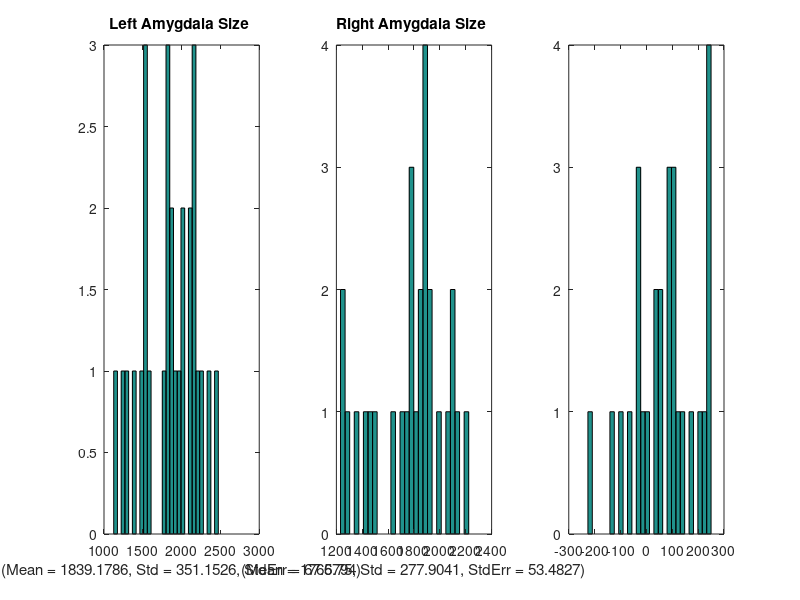

MATLAB code for this plot: (Note: this script raises an error after producing the figure.)
%Resampling_kyle.m
%This is a basic script to show you the ins and outs of bootstrapping and jackknifing.

%Here is the actual Data
left_amygdala = [1848;1571;2199;1849;1802;1982;2473;1366;1253;1125;1815;1292;1470;2158;1795;1538;1941;2235;2361;1841;1549;2091;2093;1531;2004;2145;2021;2149;];
right_amygdala = [1886;1476;2105;1886;1867;1765;2223;1356;1279;1259;1780;1232;1491;1909;1742;1764;1827;2053;2149;1727;1651;1857;1984;1409;1907;2099;1882;1904;];

%Some information
n_samples = 1000;  %This is the number of random samples for bootstrapping, make it smaller if it takes too long, bigger for nicer pics
n_subjects = 28;
difference = left_amygdala-right_amygdala;
[significance p_value] = ttest(difference, zeros(n_subjects,1));  %Just a regular paired t-test
t_value = tinv(p_value,n_subjects-1);  

%Plot the actual data
figure;
    subplot(1,3,1);
        hist(left_amygdala,n_subjects);
            title('Left Amygdala Size ');
            xlabel(['(Mean = ' num2str(mean(left_amygdala)) ', Std = ' num2str(std(left_amygdala)) ', StdErr = ' num2str(std(left_amygdala)/sqrt(n_subjects-1)) ')']);
    subplot(1,3,2);
        hist(right_amygdala,n_subjects);
            title('Right Amygdala Size ');
            xlabel(['(Mean = ' num2str(mean(right_amygdala)) ', Std = ' num2str(std(right_amygdala)) ', StdErr = ' num2str(std(right_amygdala)/sqrt(n_subjects-1)) ')']);
    subplot(1,3,3);
        hist(difference,n_subjects);
            title(['Size Difference (t(' num2str(n_subjects-1) ') = ' num2str(t_value) ', p = ' num2str(P) ')']);
            xlabel(['(Mean = ' num2str(mean(difference)) ', Std = ' num2str(std(difference)) ', StdErr = ' num2str(std(difference)/sqrt(n_subjects-1)) ')']);


%--------------------------------------------------------------
%Bootstrap Analysis
%--------------------------------------------------------------
            
%Combine data and run the bootstrap                   
both = [left_amygdala right_amygdala];
[stat ids] = bootstrp(n_samples,'mean',both);
boot_mean = mean(stat)
boot_std_err = std(stat)  %Why is this the standard Error when it is computing the standard deviation?
figure; hist(stat,100);    

%Differences for each bootstrap
diff_boot = stat(:,1) - stat(:,2);
diff_mean = mean(diff_boot)
diff_std_err = std(diff_boot)
p_boot = length(find(diff_boot < 0))/n_samples;  %Why does this compute the p-value?
figure; hist(diff_boot,100);

%Plot them all like above
figure;
    subplot(1,3,1);
        hist(stat(:,1),100);
            title('Left Amygdala Bootstrapped Means');
            xlabel(['(Mean = ' num2str(mean(stat(:,1))) ', Std = ' num2str(std(stat(:,1))) ')']);
    subplot(1,3,2);
        hist(stat(:,2),100);
            title('Right Amygdala Bootstrapped Means');
            xlabel(['(Mean = ' num2str(mean(stat(:,2))) ', Std = ' num2str(std(stat(:,2))) ')']);    
    subplot(1,3,3);
        hist(diff_boot,100);
            title(['Bootstrapped Size Difference (p = ' num2str(p_boot) ')']);
            Xlabel(['(Mean = ' num2str(mean(diff_boot)) ', Std = ' num2str(std(diff_boot)) ')']);    


            
%------------------------------------------------------------         
%Jackknife
%------------------------------------------------------------

[jstat] = jackknife('mean',both);
diff_jknife = jstat(:,1) - jstat(:,2);

%Plot them all like above
figure;
    subplot(1,3,1);
        hist(jstat(:,1),10);
            title('Left Amygdala Jackknifed Mean');
            xlabel(['(Mean = ' num2str(mean(jstat(:,1))) ', Std = ' num2str(std(jstat(:,1))) ', StdErr = ' num2str(std(jstat(:,1))*sqrt(n_subjects-1)) ')' ]);
    subplot(1,3,2);
        hist(jstat(:,2),10);
            title('Right Amygdala Jackknifed Mean');
            xlabel(['(Mean = ' num2str(mean(jstat(:,2))) ', Std = ' num2str(std(jstat(:,2))) ', StdErr = ' num2str(std(jstat(:,2))*sqrt(n_subjects-1)) ')' ]);
    subplot(1,3,3);
        hist(diff_jknife,10);
            title('Jackknifed Size Difference');
            xlabel(['(Mean = ' num2str(mean(diff_jknife)) ', Std = ' num2str(std(diff_jknife)) ', StdErr = ' num2str(std(diff_jknife)*sqrt(n_subjects-1)) ')' ]);


%-------------------------------------
%Plot them all together on one figure to compare
%-----------------------------------------
            
figure;
    subplot(3,3,1);
        hist(left_amygdala,n_subjects);
            title('Left Amygdala Size ');
            xlabel(['(Mean = ' num2str(mean(left_amygdala)) ', Std = ' num2str(std(left_amygdala)) ', StdErr = ' num2str(std(left_amygdala)/sqrt(n_subjects-1)) ')']);
    subplot(3,3,2);
        hist(right_amygdala,n_subjects);
            title('Right Amygdala Size ');
            xlabel(['(Mean = ' num2str(mean(right_amygdala)) ', Std = ' num2str(std(right_amygdala)) ', StdErr = ' num2str(std(right_amygdala)/sqrt(n_subjects-1)) ')']);
    subplot(3,3,3);
        hist(difference,n_subjects);
            title(['Size Difference (t(' num2str(n_subjects-1) ') = ' num2str(t_value) ', p = ' num2str(P) ')']);
            xlabel(['(Mean = ' num2str(mean(difference)) ', Std = ' num2str(std(difference)) ', StdErr = ' num2str(std(difference)/sqrt(n_subjects-1)) ')']);      
%Plot them all like above
% figure;
    subplot(3,3,4);
        hist(stat(:,1),100);
            title('Left Amygdala Bootstrapped Means');
            xlabel(['(Mean = ' num2str(mean(stat(:,1))) ', Std = ' num2str(std(stat(:,1))) ')']);
    subplot(3,3,5);
        hist(stat(:,2),100);
            title('Right Amygdala Bootstrapped Means');
            xlabel(['(Mean = ' num2str(mean(stat(:,2))) ', Std = ' num2str(std(stat(:,2))) ')']);    
    subplot(3,3,6);
        hist(diff_boot,100);
            title(['Bootstrapped Size Difference (p = ' num2str(p_boot) ')']);
            Xlabel(['(Mean = ' num2str(mean(diff_boot)) ', Std = ' num2str(std(diff_boot)) ')']);          
%Plot them all like above
% figure;
   subplot(3,3,7);
        hist(jstat(:,1),10);
            title('Left Amygdala Jackknifed Mean');
            xlabel(['(Mean = ' num2str(mean(jstat(:,1))) ', Std = ' num2str(std(jstat(:,1))) ', StdErr = ' num2str(std(jstat(:,1))*sqrt(n_subjects-1)) ')' ]);
    subplot(3,3,8);
        hist(jstat(:,2),10);
            title('Right Amygdala Jackknifed Mean');
            xlabel(['(Mean = ' num2str(mean(jstat(:,2))) ', Std = ' num2str(std(jstat(:,2))) ', StdErr = ' num2str(std(jstat(:,2))*sqrt(n_subjects-1)) ')' ]);
    subplot(3,3,9);
        hist(diff_jknife,10);
            title('Jackknifed Size Difference');
            xlabel(['(Mean = ' num2str(mean(diff_jknife)) ', Std = ' num2str(std(diff_jknife)) ', StdErr = ' num2str(std(diff_jknife)*sqrt(n_subjects-1)) ')' ]);

            
            
            
%------------------------------------------------------------         
%Bootstrap Correlation
%------------------------------------------------------------


 %Plot the correlation between left and right amygdala size           
 figure; 
    subplot(2,3,1); 
    scatter(left_amygdala,right_amygdala);
        lsline;
        [r p_corr] = corr(left_amygdala,right_amygdala);
        title('Correlation between L & R Amygdala Size');
        xlabel(['(r = ' num2str(r)  ', p = ' num2str(p_corr) ')']  );
 
            
 %Bootstrap the correlations
    [cstat cids] = bootstrp(n_samples,'corr',left_amygdala,right_amygdala);  %What is different here than before?
    boot_mean = mean(cstat)
    boot_std_err = std(cstat)
    p_corr_boot = length(find(cstat<0))/n_samples;
    subplot(2,3,2); 
        hist(cstat,100);
            title(['Bootstrapped Correlations (Mean_r = ' num2str(boot_mean) ', p = ' num2str(p_corr_boot) ')']);


    %Plot each correlation line (Make this more than 10 but less than 100 or it
    %will take forever)
    n_lines = 10;
    subplot(2,3,3); hold;
        for i_sample=1:n_lines
            scatter(left_amygdala(cids(:,i_sample),1),right_amygdala(cids(:,i_sample),1));
            lsline;
        end


            
%------------------------------------------------------------         
%Jackknife
%------------------------------------------------------------

[jstat_corr] = jackknife('corr',left_amygdala,right_amygdala);
    subplot(2,3,5);
        hist(jstat_corr,n_subjects);
            title(['Jackknifed Correlations (Mean_r = ' num2str(mean(jstat_corr)) ')']);
            xlabel(['Mean_r = ' num2str(mean(jstat_corr)) ')']);
            
    subplot(2,3,6); hold
        for i_sub = 1:n_subjects
            without_left = left_amygdala;
            without_left(i_sub) = [];
            without_right = right_amygdala;
            without_right(i_sub) = [];
            scatter(without_left,without_right);
                lsline;
        end
        
        
       

